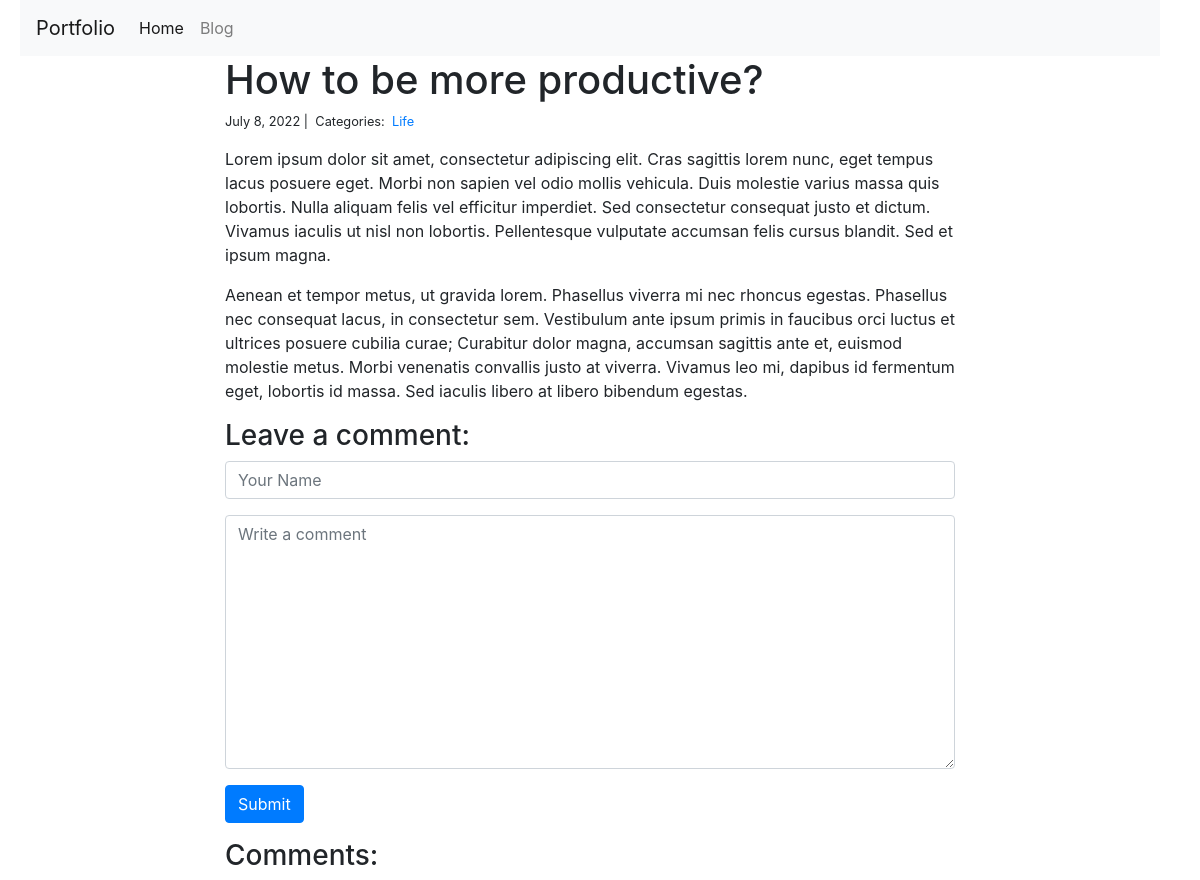
The app's page /blog/2/ with its own data.
### blog/models.py (models this page shows, shortened)
class Post(models.Model):
    title = models.CharField(max_length=100)
    description = models.TextField()
    created_on = models.DateTimeField(auto_now_add=True)
    last_modified = models.DateTimeField(auto_now=True)
    categories = models.ManyToManyField('Category', related_name='posts')

class Category(models.Model):
    name = models.CharField(max_length=20)

### blog/views.py (the view, shortened to what this page needs)
# urls.py: path('<int:pk>/', views.blog_detail, name='blog_detail'),
def blog_detail(request, pk):
    post = Post.objects.get(pk=pk)
    form = CommentForm()
    comment = Comment.objects.filter(post=post)
    context = {'post': post, 'comment': comment, 'form': form}
    return render(request, 'blog_detail.html', context)

### blog/forms.py
class CommentForm(forms.Form):
    author = forms.CharField(
        max_length=60,
        widget = forms.TextInput(attrs={
            "class": "form-control",
            "placeholder": "Your Name"
        })
    )
    description = forms.CharField(widget = forms.Textarea(
        attrs={
            "class": "form-control",
            "placeholder": "Write a comment"
        }
    ))

### blog/templates/blog_detail.html (shortened to what this page needs)
{% extends "base.html" %}
{% block content %}
<div class="col-md-8 offset-md-2">
    <h1>{{ post.title }}</h1>
    <small>
        {{ post.created_on.date }} |&nbsp;
        Categories:&nbsp;
        {% for category in post.categories.all %}
        <a href="{% url 'blog_category' category.name %}">
            {{ category.name }}
        </a>&nbsp;
        {% endfor %}
    </small>
    <p>{{ post.description | linebreaks }}</p>
    <h3>Leave a comment:</h3>
    <form action="/blog/{{ post.pk }}/" method="post">
        <div class="form-group">
            {{ form.author }}
        </div>
        <div class="form-group">
            {{ form.description }}
        </div>
        <button type="submit" class="btn btn-primary">Submit</button>
    </form>
    <h3>Comments:</h3>
</div>
{% endblock %}

### records on screen
Post: title "How to be more productive?", created_on "July 8, 2022", description "Lorem ipsum dolor sit amet, consectetur adipiscing elit. Cras sagittis lorem nunc, eget tempus lacus posuere eget. Morbi non sapien vel odio mollis vehicula. Duis molestie varius massa quis lobortis. Nulla aliquam felis vel efficitur imperdiet. Sed consectetur consequat justo et dictum. Vivamus iaculis ut nisl non lobortis. Pellentesque vulputate accumsan felis cursus blandit. Sed et ipsum magna. Aenean et tempor metus, ut gravida lorem. Phasellus viverra mi nec rhoncus egestas. Phasellus nec consequat lacus, in consectetur sem. Vestibulum ante ipsum primis in faucibus orci luctus et ultrices posuere cubilia curae; Curabitur dolor magna, accumsan sagittis ante et, euismod molestie metus.…"
Category: name "Life"
